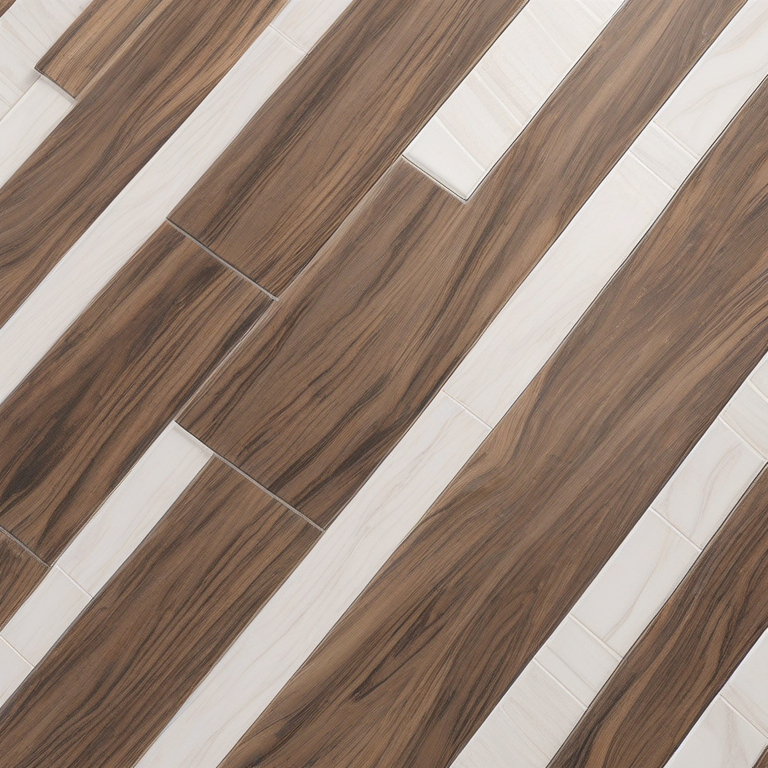
#> input picture media/generated/tile_096ff9493ada.png, 768 x 768 px
$ python -i image_gen.py   (imports and definitions only)
#> lines starting #> are read from the running program, lines starting #| are printed output that depends on the picture
#> further down, picture is the input picture: PIL image 768x768 RGB; mean R, G, B 152.9, 133.5, 120.3
import base64
import io
import uuid
import math
import requests

from PIL import Image, ImageDraw, ImageEnhance, ImageFilter
from django.conf import settings
from django.core.files.uploadedfile import InMemoryUploadedFile


# ─────────────────────────────────────────────────────────────
# Prompt engineering — force SDXL to produce real tile products
# ─────────────────────────────────────────────────────────────

STYLE_PREFIXES = {
    "realistic": (
        "professional tile product photography, photorealistic, "
        "true-to-life material colors and surface texture, "
        "macro detail of the tile face, sharp focus, 8k, "
    ),
    "artistic": (
        "decorative artisan tile design, handcrafted painterly pattern, "
        "rich saturated glaze colors, artistic surface detail, "
    ),
    "minimalist": (
        "minimalist tile design, clean simple modern pattern, "
        "matt surface, neutral tones, precise uniform edges, "
    ),
    "luxury": (
        "luxury premium tile, high-end marble and stone look, "
        "polished reflective surface, elegant veining, opulent finish, "
    ),
    "industrial": (
        "industrial tile design, raw concrete and cement texture, "
        "strong matte surface, rugged urban material feel, "
    ),
}

TILE_CTX = (
    "a single square tile fills the entire frame edge to edge, "
    "flat top-down front view, perfectly flat surface, "
    "seamless texture across the whole tile face, "
    "visible material structure of ceramic porcelain tile, "
    "sharp focus over the entire surface, factory tile catalog photo, "
    "even studio lighting, no background, no props, no room, "
    "no shadows at the edges, no border, no frame"
)


# ─────────────────────────────────────────────────────────────
# Post-processing — turn the raw SDXL output into a tile product
# ─────────────────────────────────────────────────────────────

def _draw_tile_grid(img, cells=2, line_color=(60, 60, 60, 55), line_w=2):
    """Draw subtle grout lines over the image so the surface reads as a
    tiled wall/floor rather than one abstract square."""
#> called with cells = 2, line_color = (60, 60, 60, 55), line_w = 2
    overlay = Image.new("RGBA", img.size, (0, 0, 0, 0))
#> overlay: PIL image 768x768 RGBA; every value is 0
    draw = ImageDraw.Draw(overlay)
    w, h = img.size
#> w = 768; h = 768
    for i in range(1, cells):
        x = round(w * i / cells)
        y = round(h * i / cells)
        draw.line([(x, 0), (x, h)], fill=line_color, width=line_w)
        draw.line([(0, y), (w, y)], fill=line_color, width=line_w)
    return Image.alpha_composite(img.convert("RGBA"), overlay)


def _studio_light(img):
    """Radial vignette + soft diagonal highlight sweep, mimicking studio
    product photography lighting."""
    w, h = img.size
#> w = 768; h = 768
    mask = Image.new("L", (w, h), 0)
#> mask: PIL image 768x768 L; every value is 0
    d = ImageDraw.Draw(mask)
    # Vignette: darker corners via concentric ellipses
    steps = 40
    max_dim = math.hypot(w, h) / 2
#> max_dim = 543.1
    cx, cy = w / 2, h / 2
#> cx = 384; cy = 384
    for i in range(steps):
        t = i / steps
        radius = max_dim * (0.55 + 0.55 * t)
        alpha = int(38 * (t ** 1.6))
        d.ellipse(
            [cx - radius, cy - radius, cx + radius, cy + radius],
            outline=alpha, width=int(max_dim / steps) + 2,
        )
    dark = Image.new("RGBA", (w, h), (0, 0, 0, 255))
    vignette = Image.composite(dark, Image.new("RGBA", (w, h), (0, 0, 0, 0)), mask)
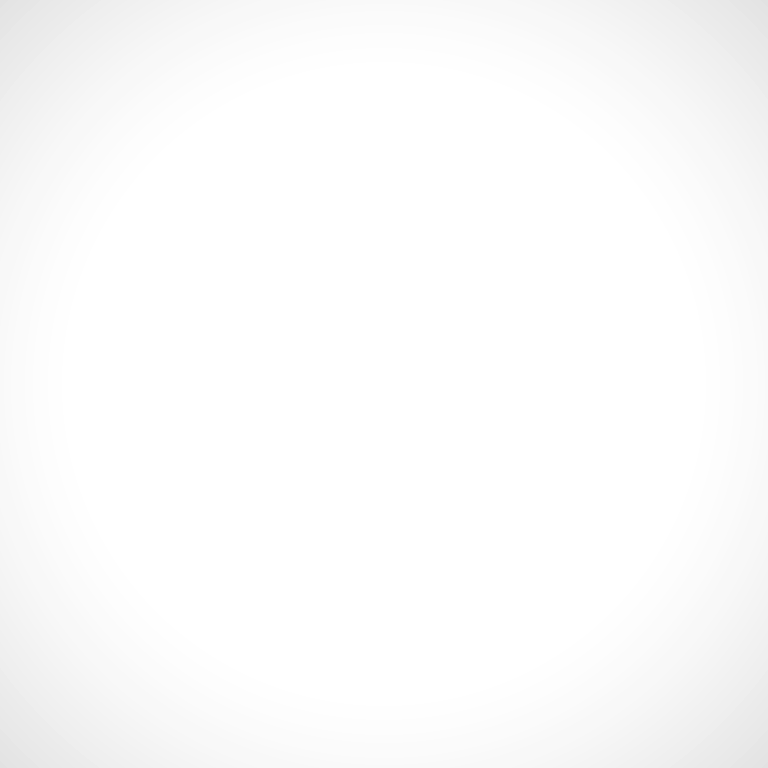
#> vignette: PIL image 768x768 RGBA; mean R, G, B, A 0, 0, 0, 3.2; transparent parts drawn white

    # Soft diagonal highlight sweep from top-left
    sweep = Image.new("L", (w, h), 0)
    sd = ImageDraw.Draw(sweep)
    for i in range(0, int(w * 1.4), 6):
        band = int(26 * max(0.0, 1 - abs(i - w * 0.35) / (w * 0.5)))
        sd.line([(i, 0), (i - int(w * 0.4), h)], fill=band, width=7)
    sweep = sweep.filter(ImageFilter.GaussianBlur(24))
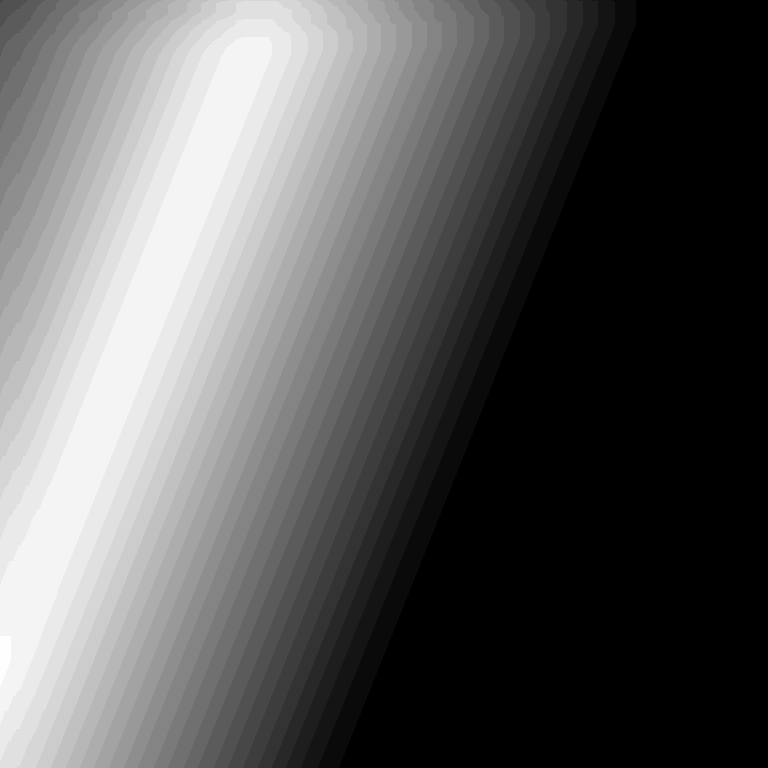
#> sweep: PIL image 768x768 L; min 0, max 25, mean 9.1; drawn with min black and max white
    # White highlight layer whose alpha comes from the sweep (max ~35%)
    white = Image.new("RGBA", (w, h), (255, 255, 255, 255))
#> white: PIL image 768x768 RGBA; every value is 255
    highlight = Image.merge(
        "RGBA", (white.split()[0], white.split()[1], white.split()[2],
                 sweep.point(lambda p: int(p * 0.35)))
    )

    out = Image.alpha_composite(img.convert("RGBA"), vignette)
    out = Image.alpha_composite(out, highlight)
    return out


def _postprocess(img):
    """Apply the full 'real tile product' pipeline to a raw generated image."""
    img = img.convert("RGB")

    # Tile-relevant chromatic boost
    img = ImageEnhance.Contrast(img).enhance(1.08)
    img = ImageEnhance.Color(img).enhance(1.06)
    img = ImageEnhance.Brightness(img).enhance(1.04)

    # Slight sharpening for surface detail
    img = img.filter(ImageFilter.UnsharpMask(radius=2, percent=60, threshold=3))

    # Grout-line grid so the structure reads as tiles
    img = _draw_tile_grid(img)

    # Studio lighting: vignette + highlight sweep
    img = _studio_light(img)

    return img.convert("RGB")
#> returned value: PIL image 768x768 RGB


class CloudflareImageGen:

    def __init__(self):
        self.account_id = settings.CF_ACCOUNT_ID
        self.api_token = settings.CF_API_TOKEN
        self.model = settings.CF_IMAGE_MODEL
        self.base_url = settings.CF_BASE_URL

        self.headers = {
            "Authorization": f"Bearer {self.api_token}",
            "Content-Type": "application/json",
        }

    def is_configured(self):
        return bool(self.account_id and self.api_token)

    # [100 lines left out: functions _get_image_bytes, build_prompt, generate, not called in this run]


image_gen_service = CloudflareImageGen()

>>> from PIL import Image
>>> picture = Image.open('../../media/generated/tile_096ff9493ada.png')
>>> result = _postprocess(picture)

$ run again, on media/generated/tile_0a485f6f94c4.png
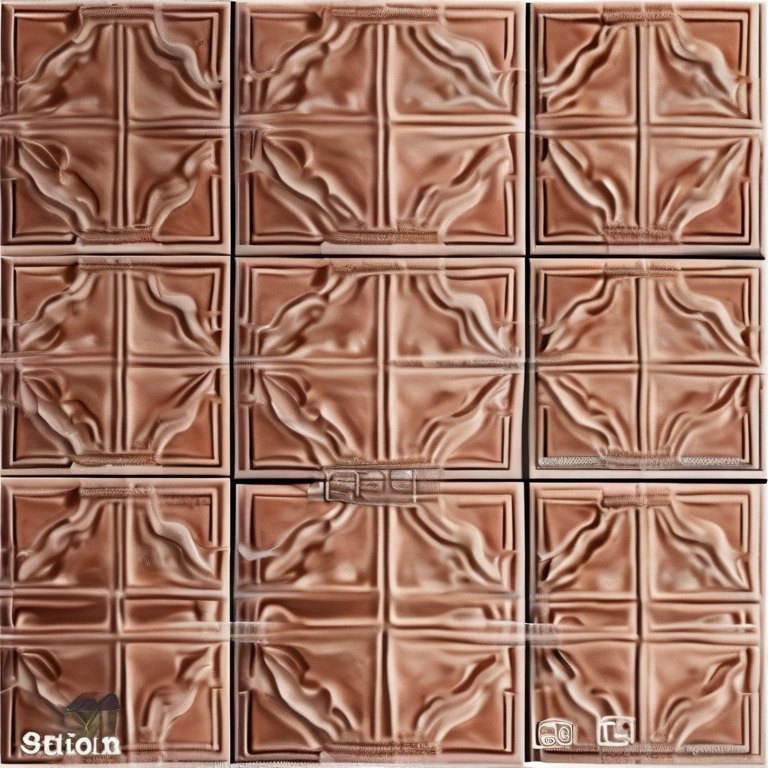
#> input picture media/generated/tile_0a485f6f94c4.png, 768 x 768 px
#> picture is the input picture: PIL image 768x768 RGB; mean R, G, B 160.2, 116.2, 97.8
#> in _postprocess, `img = img.filter(ImageFilter.UnsharpMask(radius=2, percent=60, thresho..`:
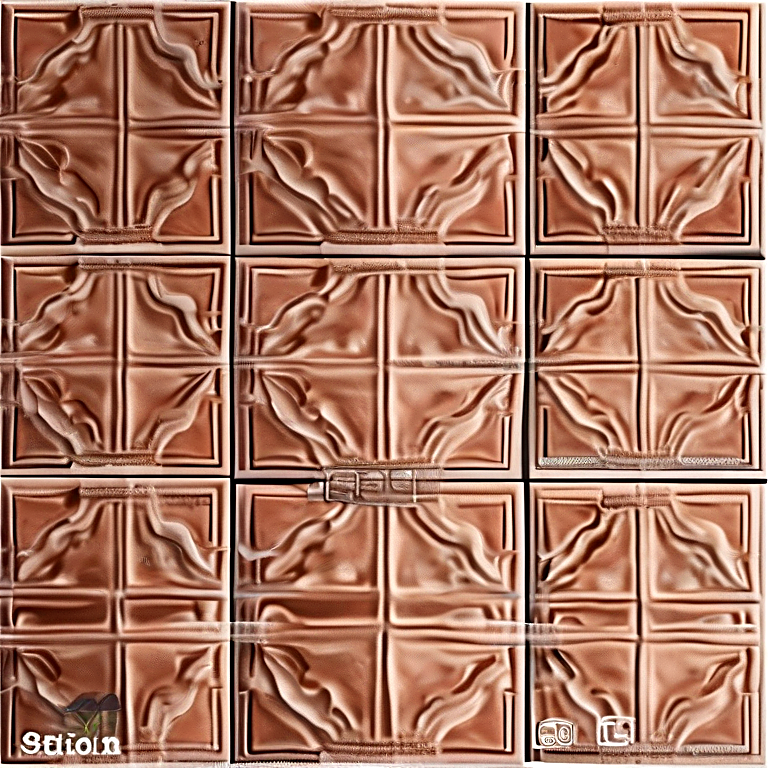
#> img: PIL image 768x768 RGB; mean R, G, B 169.9, 118.6, 97.2
#> overlay: PIL image 768x768 RGBA; every value is 0
#> mask: PIL image 768x768 L; every value is 0
#> white: PIL image 768x768 RGBA; every value is 255
